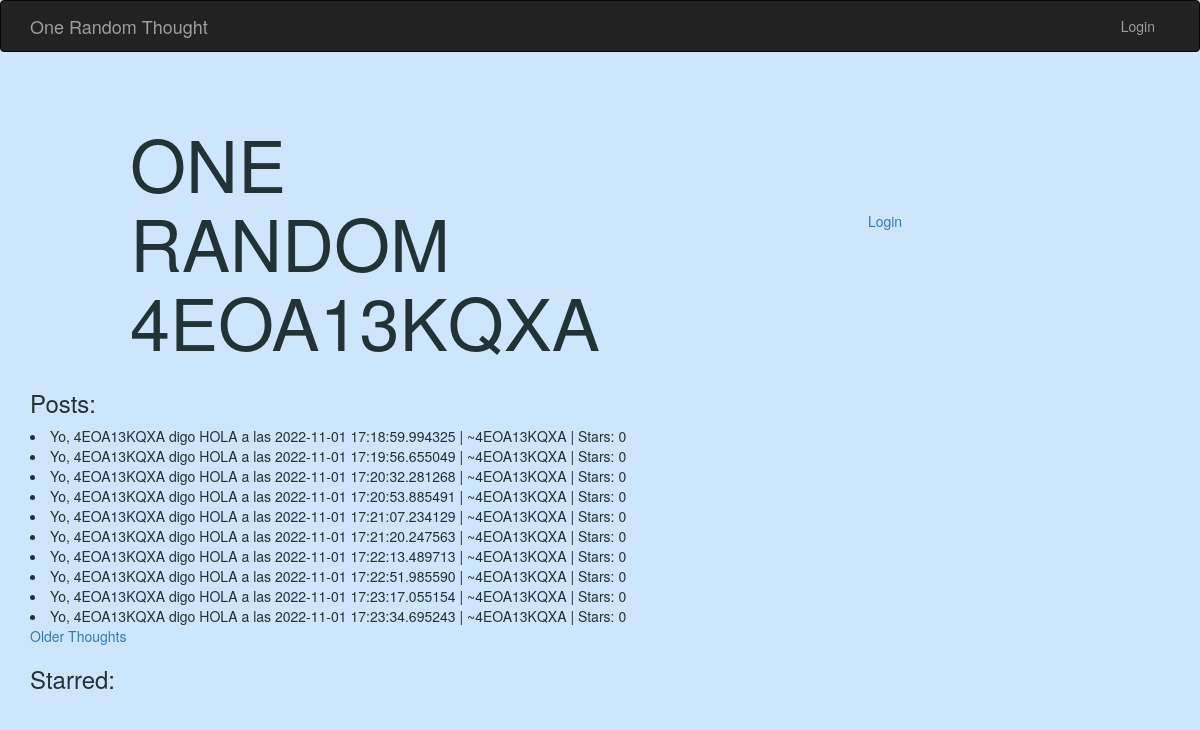
/user/4EOA13KQXA, run on the app's committed database.
### app/models.py (models this page shows, shortened)
class User(UserMixin, db.Model):
    id = db.Column(db.Integer, primary_key=True)
    username = db.Column(db.String(64), index=True, unique=True)
    email = db.Column(db.String(120), index=True, unique=True)
    password_hash = db.Column(db.String(128))
    posts = db.relationship('Post', backref='author', lazy='dynamic')
    starred_posts = db.relationship('Post', secondary=star, lazy='dynamic', backref=db.backref('users_starred', lazy=True))
    stars = db.Column(db.Integer, default=0)
    last_post = db.Column(db.DateTime, default = date.min)

class Post(db.Model):
    id = db.Column(db.Integer, primary_key=True)
    body = db.Column(db.String(140))
    timestamp = db.Column(db.DateTime, index=True, default=datetime.utcnow)
    user_id = db.Column(db.Integer, db.ForeignKey('user.id'))
    def stars(self):
        return len(self.users_starred)

### app/main/routes.py (the view)
@bp.route("/user/<username>")
def profile(username):
    posts_page = request.args.get('posts_page', 1, type=int)
    starred_page = request.args.get('starred_page', 1, type=int)
    user = User.query.filter_by(username=username).first_or_404()
    user_posts = user.posts.paginate(page=posts_page, per_page=current_app.config['POSTS_PER_PAGE'], error_out=False)
    starred_posts = user.starred_posts.paginate(page=starred_page, per_page=current_app.config['POSTS_PER_PAGE'], error_out=False)
    user_posts_next_url = url_for('main.profile', username=username, posts_page=user_posts.next_num, starred_page=starred_page) if user_posts.has_next else None
    user_posts_prev_url = url_for('main.profile', username=username, posts_page=user_posts.prev_num, starred_page=starred_page) if user_posts.has_prev else None
    starred_posts_next_url = url_for('main.profile', username=username, posts_page=posts_page, starred_page=starred_posts.next_num) if starred_posts.has_next else None
    starred_posts_prev_url = url_for('main.profile', username=username, posts_page=posts_page, starred_page=starred_posts.prev_num) if starred_posts.has_prev else None
    return render_template('profile.html', title="{}'s Profile".format(username),\
                                                                    user=user, \
                                                                    user_posts=user_posts.items, \
                                                                    starred_posts=starred_posts.items, \
                                                                    user_posts_next_url = user_posts_next_url, \
                                                                    user_posts_prev_url = user_posts_prev_url, \
                                                                    starred_posts_next_url = starred_posts_next_url, \
                                                                    starred_posts_prev_url = starred_posts_prev_url, \
                                                                    )

### app/templates/profile.html (shortened to what this page needs)
{% extends "base.html" %}
{% block app_content %}
    <div class="grid-container">
        <div class="title grid-child">
            <h1>ONE RANDOM {{ user.username }}</h1>
        </div>
        <div class="login grid-child">
            {% if current_user.is_anonymous %}
            <a href="{{ url_for('auth.login') }}">Login</a></li>
            {% else %}
            <p>Total stars recieved: {{ current_user.stars }}</p>
            <p>Total starred posts: <span id="totalStarred">{{ current_user.starred_posts.count() }}</span></p>
            <a href="{{ url_for('main.profile', username=current_user.username) }}">Profile</a></li>
            <a href="{{ url_for('auth.logout') }}">Logout</a></li>
            {% endif %}
        </div>
    </div>
    <h3>Posts:</h3>
    {% for post in user_posts %}
    <li>
        {{ post.body }} | ~{{ post.author.username }} | Stars: {{ post.stars() }}
    </li>
    {% endfor %}
    {% if user_posts_next_url %}
        <a href="{{ user_posts_next_url }}">Older Thoughts</a>
    {% endif %}
    <h3>Starred:</h3>
{% endblock %}

### app/static/style.css (style rules this page uses)
body { background-color: #cee6fc; color: #213336; }
h1 { margin-top: 50px; margin-left: 100px; text-align: left; font-size: 6vw }
.login { text-align: center; margin: auto; }
.grid-container { margin: auto; display: grid; grid-template-columns: 50% 50%; }

### data on the page
User: username "4EOA13KQXA"
Post: body "Yo, 4EOA13KQXA digo HOLA a las 2022-11-01 17:18:59.994325", author.username "4EOA13KQXA", stars "0"
Post: body "Yo, 4EOA13KQXA digo HOLA a las 2022-11-01 17:19:56.655049", author.username "4EOA13KQXA", stars "0"
Post: body "Yo, 4EOA13KQXA digo HOLA a las 2022-11-01 17:20:32.281268", author.username "4EOA13KQXA", stars "0"
Post: body "Yo, 4EOA13KQXA digo HOLA a las 2022-11-01 17:20:53.885491", author.username "4EOA13KQXA", stars "0"
Post: body "Yo, 4EOA13KQXA digo HOLA a las 2022-11-01 17:21:07.234129", author.username "4EOA13KQXA", stars "0"
Post: body "Yo, 4EOA13KQXA digo HOLA a las 2022-11-01 17:21:20.247563", author.username "4EOA13KQXA", stars "0"
Post: body "Yo, 4EOA13KQXA digo HOLA a las 2022-11-01 17:22:13.489713", author.username "4EOA13KQXA", stars "0"
Post: body "Yo, 4EOA13KQXA digo HOLA a las 2022-11-01 17:22:51.985590", author.username "4EOA13KQXA", stars "0"
Post: body "Yo, 4EOA13KQXA digo HOLA a las 2022-11-01 17:23:17.055154", author.username "4EOA13KQXA", stars "0"
Post: body "Yo, 4EOA13KQXA digo HOLA a las 2022-11-01 17:23:34.695243", author.username "4EOA13KQXA", stars "0"
